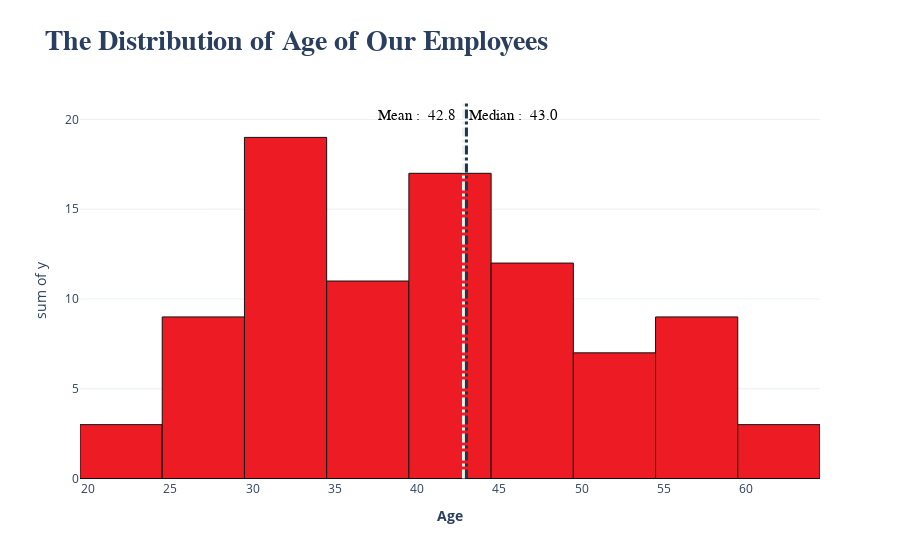

Write notebook code for a chart like this one.
### Code cell
fig = px.histogram(
    data_frame= birth, 
    x= (current_year - birth.index), # Calc the Age from Year of Birth
    y= birth,
    nbins= 15,
    color_discrete_sequence= ['#ED1C24'],
    labels={'x': '<b>Age', 'sum of y': '<b>Frequency'},
    title= '<b>The Distribution of Age of Our Employees',
    template= 'plotly_white'
    )

custom_layout()

fig.update_traces(
    textfont = {
        'size': 20,
        'family': 'tahoma',
        'color': '#fff'
    },
    hovertemplate = 'Age: %{x}<br>Frequency: %{y}',
    marker = dict(line=dict(color='#111', width=1))
)

# Adding Mean Line
add_line(
    x0=age_mean, y0=0,
    x1=age_mean, y1=birth.max()+15,
    line_color='#F2F0EB',
    font_color='#000000',
    text='Mean'
)

# Adding Median Line
add_line(
    x0= age_median, y0= 0,
    x1= age_median, y1= birth.max()+15,
    line_color= '#133955',
    font_color= '#000000',
    xposition= 'left',
    text='Median'
)

iplot(fig)

### Figure 1 — Plotly figure (JSON) as saved in the notebook; plotly's stock layout.template omitted (floating-point values rounded to 4 significant figures)
{"data": [{"alignmentgroup": "True", "bingroup": "x", "histfunc": "sum", "hovertemplate": "Age: %{x}<br>Frequency: %{y}", "legendgroup": "", "marker": {"color": "#ED1C24", "line": {"color": "#111", "width": 1}, "pattern": {"shape": ""}}, "name": "", "nbinsx": 15, "offsetgroup": "", "orientation": "v", "showlegend": false, "textfont": {"color": "#fff", "family": "tahoma", "size": 20}, "type": "histogram", "x": [34, 33, 28, 49, 40, 38, 41, 32, 44, 45, 55, 42, 29, 36, 37, 56, 31, 54, 35, 57, 30, 50, 43, 59, 48, 53, 24, 60, 52, 51, 63, 46, 39, 25, 23, 58, 47, 22, 61], "xaxis": "x", "y": [6, 5, 5, 5, 4, 4, 4, 4, 4, 4, 3, 3, 3, 2, 2, 2, 2, 2, 2, 2, 2, 2, 2, 1, 1, 1, 1, 1, 1, 1, 1, 1, 1, 1, 1, 1, 1, 1, 1], "yaxis": "y"}], "layout": {"barmode": "relative", "hoverlabel": {"bgcolor": "#111", "font": {"family": "arial", "size": 16}}, "legend": {"tracegroupgap": 0}, "shapes": [{"label": {"font": {"color": "#000000", "family": "tahoma", "size": 15}, "text": "Mean :  42.8\t", "textangle": 0, "textposition": "end", "xanchor": "right", "yanchor": "top"}, "line": {"color": "#F2F0EB", "dash": "dashdot", "width": 3}, "type": "line", "x0": 42.82, "x1": 42.82, "y0": 0, "y1": 21}, {"label": {"font": {"color": "#000000", "family": "tahoma", "size": 15}, "text": "Median :  43.0\t", "textangle": 0, "textposition": "end", "xanchor": "left", "yanchor": "top"}, "line": {"color": "#133955", "dash": "dashdot", "width": 3}, "type": "line", "x0": 43, "x1": 43, "y0": 0, "y1": 21}], "showlegend": false, "title": {"font": {"family": "tahoma", "size": 28}, "text": "<b>The Distribution of Age of Our Employees"}, "xaxis": {"anchor": "y", "domain": [0, 1], "title": {"text": "<b>Age"}}, "yaxis": {"anchor": "x", "domain": [0, 1], "title": {"text": "sum of y"}}}}
